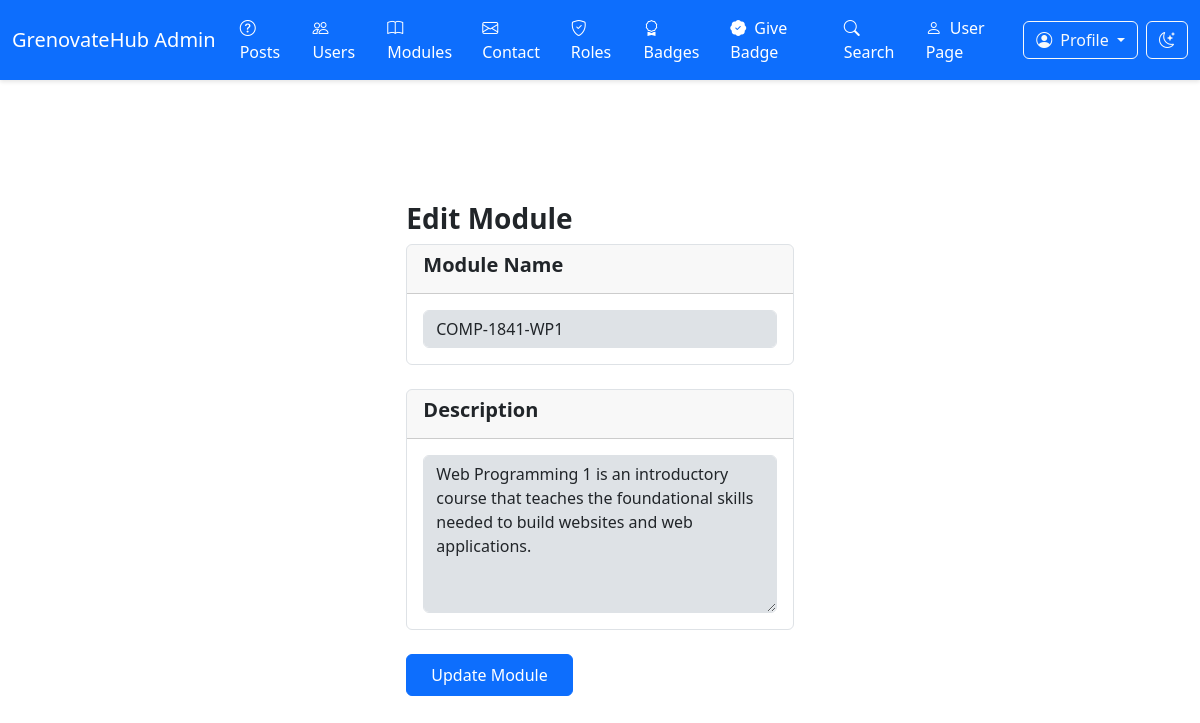
The app's page /web1-project-final/admin/edit_module.php?id=10 (signed in) with its own data.
### tables this page shows
CREATE TABLE `modules` (
  `ID` bigint(20) NOT NULL,
  `ModuleName` varchar(50) NOT NULL,
  `Description` text DEFAULT NULL
);

### web1-project-final/admin/edit_module.php (called while the page is built, shortened)
<?php
include_once '../includes/DatabaseConnection.php';
include_once '../includes/DatabaseFunction.php';
try {
    $moduleID = $_GET['id'];
    $module = getModuleForEdit($pdo, $moduleID);
    include 'templates/edit_module.html.php';
} catch (Exception $e) {
    $title = 'An error has occurred';
    $output = 'Error: ' . $e->getMessage();
}
include 'templates/layout.html.php';
?>

### web1-project-final/includes/DatabaseFunction.php (called while the page is built, shortened)
<?php
function query($pdo, $sql, $parameters = []) {
    $query = $pdo->prepare($sql);
    foreach ($parameters as $key => $value) {
        if (is_int($value)) {
            $query->bindValue($key, $value, PDO::PARAM_INT);
        } else if (is_bool($value)) {
            $query->bindValue($key, $value, PDO::PARAM_BOOL);
        } else if (is_null($value)) {
            $query->bindValue($key, $value, PDO::PARAM_NULL);
        } else {
            $query->bindValue($key, $value, PDO::PARAM_STR);
        }
    }
    $query->execute();
    return $query;
}
function fetchOne($pdo, $sql, $parameters = []) {
    $query = query($pdo, $sql, $parameters);
    return $query->fetch(PDO::FETCH_ASSOC);
}
function getModuleForEdit($pdo, $moduleId) {
    $sql = "SELECT ModuleName, Description FROM modules WHERE ID = :id";
    return fetchOne($pdo, $sql, [':id' => $moduleId]);
}

### web1-project-final/admin/templates/edit_module.html.php (the view, shortened to what this page needs)
<div class="container mt-4" style="max-width: 1000px;">
    <div class="col-lg-10 mx-auto py-4 px-5">
        <h2 class="h3 fw-bold mb-2">Edit Module</h2>
        <form action="" method="POST" class="space-y-4">
            <div class="card">
                <div class="card-header">
                    <h3 class="h5 fw-bold">Module Name</h3>
                </div>
                <div class="card-body">
                    <input type="text" name="module_name" id="module_name" class="form-control" required maxlength="50" value="<?php echo htmlspecialchars($module['ModuleName']); ?>">
                </div>
            </div>
            <br>
            <div class="card">
                <div class="card-header">
                    <h3 class="h5 fw-bold">Description</h3>
                </div>
                <div class="card-body">
                    <textarea name="description" id="description" class="form-control" rows="6"><?php echo htmlspecialchars($module['Description'] ?? ''); ?></textarea>
                </div>
            </div>
            <br>
            <div class="d-flex justify-content-start">
                <button type="submit" name="submit" class="btn btn-primary px-4 py-2">Update Module</button>
            </div>
        </form>
    </div>
</div>

### web1-project-final/admin/index_admin.css (style rules this page uses)
:root { --primary: #0d6efd; --primary-foreground: #ffffff; --secondary: #6c757d; --secondary-foreground: #ffffff; --accent: #e9ecef; --accent-foreground: #212529; --background: #ffffff; --foreground: #212529; --card: #ffffff; --card-foreground: #212529; --border: #dee2e6; --input: #dee2e6; --ring: #0d6efd; --radius: 0.375rem; --font-family: system-ui, -apple-system, "Segoe UI", Roboto; }
body { font-family: var(--font-family); background-color: var(--background); color: var(--foreground); }
.card { background-color: var(--card); color: var(--card-foreground); border-color: var(--border); transition: transform 0.2s; }
.btn { border-radius: var(--radius); }
.form-control, .form-select { background-color: var(--input); border-color: var(--border); color: var(--foreground); }
.card-header { display: flex; justify-content: space-between; align-items: center; }
.container { max-width: 85vh; margin: 0 auto; padding: 25px; }
.btn-primary { background: var(--primary); color: var(--primary-foreground); border: 1px solid var(--primary); }

### records on screen
modules: module_name "COMP-1841-WP1", description "Web Programming 1 is an introductory course that teaches the foundational skills needed to build websites and web applications."
